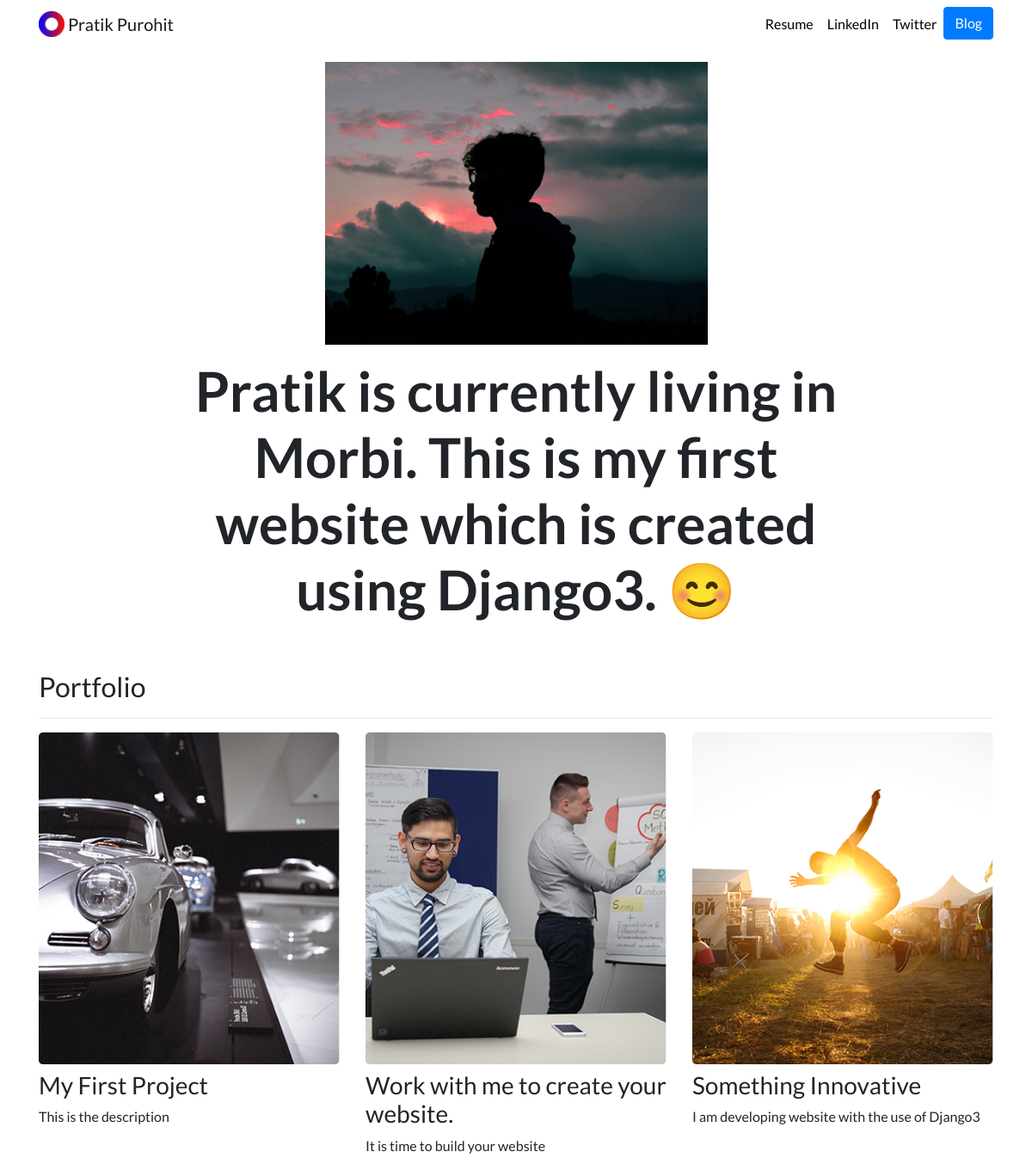
The page / on the database its author committed.
### portfolio/models.py (models this page shows)
class Project(models.Model):
    title = models.CharField(max_length=100)
    description = models.CharField(max_length=250)
    image = models.ImageField(upload_to='portfolio/images/')
    url = models.URLField(blank=True)

### portfolio/views.py (the view)
# urls.py: 2. Add a URL to urlpatterns:  path('', views.home, name='home')
def home(request):
    projects = Project.objects.all()
    return render(request, 'portfolio/home.html', {'projects':projects})

### portfolio/templates/portfolio/home.html
{% extends "portfolio/base.html" %}
{% load static %}
{% block content %}
<div class="row justify-content-center my-3">
  <div class="col-5">
    <img src="{% static 'portfolio/web-site-profile.jpg' %}" class="img-fluid">
  </div>
</div>
<div class="row justify-content-center mb-3">
  <div class="col-md-9 text-center">
    <h1 id="hometext" class="font-weight-bold">Pratik is currently living in Morbi. This is my first website which is created using Django3. 😊</h1>
  </div>
</div>
<h2 class="mt-5">Portfolio</h2>
<hr>
<div class="row">
  {% for project in projects %}
  <div class="col-lg-4 col-md-6">
    {% if project.url %}
    <a href="{{ project.url }}">
      <img src="{{ project.image.url }}" class="img-fluid mb-2">
    </a>
    {% else %}
    <img src="{{ project.image.url }}" class="img-fluid mb-2">
    {% endif %}
    <h3>{{ project.title }}</h3>
    <p>{{ project.description }}</p>
  </div>
  {% endfor %}
</div>
{% endblock %}

### portfolio/templates/portfolio/base.html (shortened to what this page needs)
{% load static %}
<!doctype html>
<html lang="en">
<head>
  <link rel="stylesheet" href="https://stackpath.bootstrapcdn.com/bootstrap/4.4.1/css/bootstrap.min.css">
  <link rel="stylesheet" href="{% static "portfolio/custom.css" %}">
</head>
<body>
  <nav id="topNav" class="navbar navbar-expand-md navbar-light">
    <div class="container">
      <a class="navbar-brand" href="{% url 'home' %}">
        <img src="{% static "portfolio/Logo.png" %}" width="30" height="30" class="d-inline-block align-top" alt="Nick's Logo">
        <span>Pratik Purohit</span>
      </a>
      <div class="collapse navbar-collapse text-center" id="navbarNav">
        <ul class="navbar-nav ml-auto">
          <li class="nav-item">
            <a class="nav-link" href="{% static "portfolio/Pratik_Purohit_Resume.pdf" %}">Resume</a>
          </li>
          <li class="nav-item">
            <a class="nav-link" href="#" target="_blank">LinkedIn</a>
          </li>
          <li class="nav-item">
            <a class="nav-link" href="#" target="_blank">Twitter</a>
          </li>
          <li>
            <a role="button" href="{% url 'blog:all_blogs' %}" class="btn btn-primary">Blog</a>
          </li>
        </ul>
      </div>
    </div>
  </nav>
  <div class="container">
    {% block content %}{% endblock %}
  </div>
</body>
</html>

### portfolio/static/portfolio/custom.css (style rules this page uses)
.navbar-nav .nav-link { color: rgba(0,0,0,1) !important; }
body { font-family: 'Lato', sans-serif; }
@media (min-width: 992px) { #hometext { font-size: 4rem; } }

### rows shown on the page
Project: image (picture), title "My First Project", description "This is the description"
Project: image (picture), title "Work with me to create your website.", description "It is time to build your website"
Project: image (picture), title "Something Innovative", description "I am developing website with the use of Django3"
